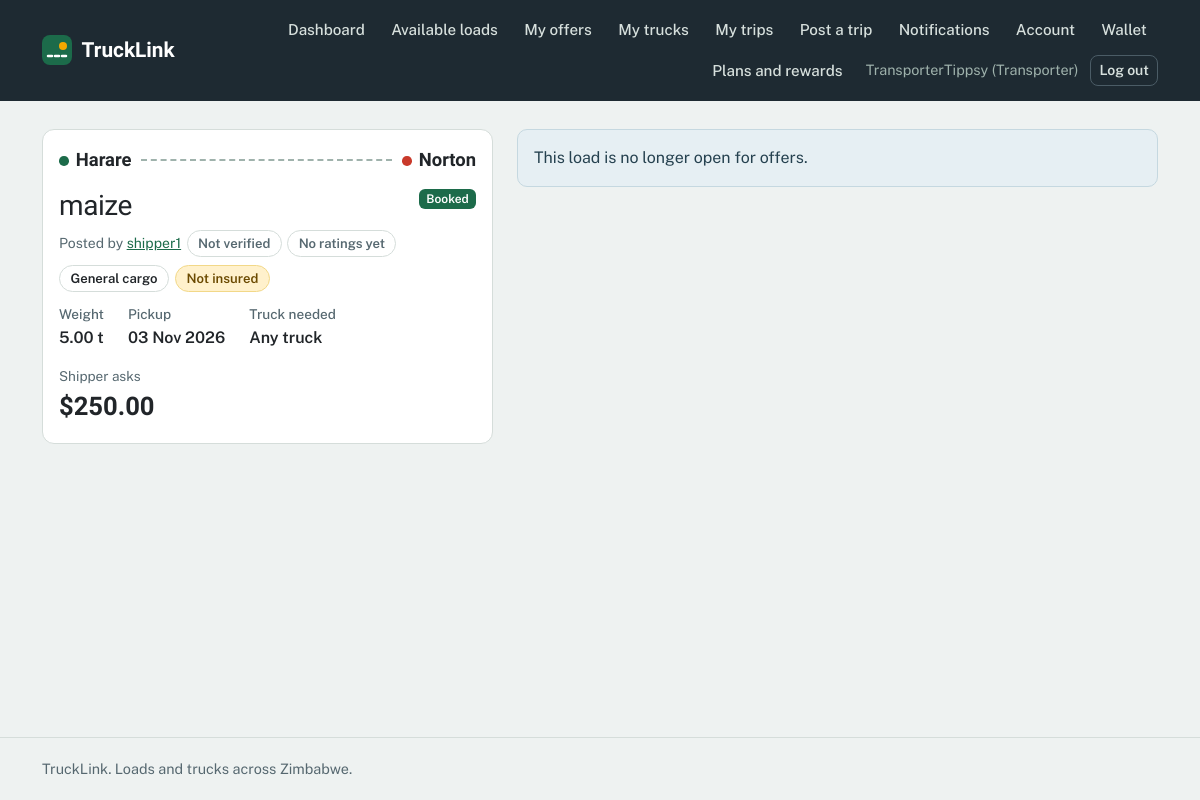
Page /loads/7/ (signed in) on the committed database.
### accounts/models.py (models this page shows, shortened)
class Profile(models.Model):
    ROLE_CHOICES = [
        ('shipper', 'Shipper (I have loads)'),
        ('transporter', 'Transporter (I have trucks)'),
    ]
    user = models.OneToOneField(settings.AUTH_USER_MODEL, on_delete=models.CASCADE)
    role = models.CharField(max_length=20, choices=ROLE_CHOICES)
    phone = models.CharField(max_length=20, blank=True)
    both_roles = models.BooleanField(default=False)
    @property
    def kyc_status(self):
        latest = self.user.kyc_submissions.first()
        return latest.status if latest else 'none'
    @property
    def is_verified(self):
        return self.kyc_status == 'approved'

### loads/models.py (models this page shows, shortened)
class Load(models.Model):
    STATUS_CHOICES = [
        ('open', 'Open'),
        ('booked', 'Booked'),
        ('delivered', 'Delivered'),
        ('expired', 'Expired'),
    ]
    CARGO_CHOICES = [
        ('general', 'General cargo'),
        ('bulk', 'Bulk'),
        ('perishable', 'Perishable'),
        ('fragile', 'Fragile'),
        ('hazardous', 'Hazardous'),
        ('livestock', 'Livestock'),
    ]
    URGENCY_CHOICES = [
        ('standard', 'Standard (1 to 3 days)'),
        ('urgent', 'Urgent (same day)'),
        ('scheduled', 'Scheduled (fixed date)'),
    ]
    TRUCK_NEEDED_CHOICES = [('any', 'Any truck')] + Truck.TYPE_CHOICES
    shipper = models.ForeignKey(settings.AUTH_USER_MODEL, on_delete=models.CASCADE,
                                related_name='loads', null=True, blank=True)
    title = models.CharField(max_length=100)
    pickup = models.CharField(max_length=100)
    destination = models.CharField(max_length=100)
    cargo_type = models.CharField(max_length=20, choices=CARGO_CHOICES, default='general')
    weight_tonnes = models.DecimalField(max_digits=6, decimal_places=2)
    truck_type_needed = models.CharField(max_length=20, choices=TRUCK_NEEDED_CHOICES, default='any')
    offered_price = models.DecimalField(max_digits=10, decimal_places=2)
    urgency = models.CharField(max_length=20, choices=URGENCY_CHOICES, default='standard')
    pickup_date = models.DateField(null=True, blank=True)
    description = models.TextField(blank=True, default='')
    insured = models.BooleanField(default=False)
    insurance_provider = models.CharField(max_length=100, blank=True, default='')
    coverage_amount = models.DecimalField(max_digits=12, decimal_places=2, null=True, blank=True)
    status = models.CharField(max_length=20, choices=STATUS_CHOICES, default='open')
    created_at = models.DateTimeField(auto_now_add=True)

### loads/views.py (the view, shortened to what this page needs)
# urls.py: path('<int:pk>/', views.load_detail, name='load_detail'),
@login_required
def load_detail(request, pk):
    run_housekeeping()
    load = get_object_or_404(Load, pk=pk)
    is_owner = load.shipper_id == request.user.id
    role = _role(request.user)
    my_offer = None
    form = None
    has_trucks = False
    needs_verification = False
    if role == 'transporter' and not is_owner:
        has_trucks = request.user.trucks.exists()
        my_offer = (load.offers.filter(transporter=request.user)
                    .exclude(status__in=['declined', 'withdrawn', 'expired']).first())
        needs_verification = _needs_verification(request.user)
    offers = []
    if is_owner:
        offers = (load.offers.select_related('transporter', 'truck')
                  .prefetch_related('events__actor').order_by('-created_at'))
    accepted_offer = (load.offers.filter(status='accepted')
                      .select_related('transporter', 'truck').first())
    my_role = None
    if accepted_offer:
        if is_owner:
            my_role = 'shipper'
        elif accepted_offer.transporter_id == request.user.id:
            my_role = 'transporter'
    is_party = my_role is not None
    fee_paid = bool(accepted_offer) and accepted_offer.fee_paid
    can_see_contacts = is_party and fee_paid
    open_dispute = bool(accepted_offer) and Dispute.objects.filter(
        offer=accepted_offer, status='open').exists()
    escrow_held = bool(accepted_offer) and Escrow.objects.filter(
        offer=accepted_offer, status='held').exists()
    escrow_required = getattr(settings, 'ESCROW_REQUIRED', False)
    my_paid = False
    my_fee = None
    pending_payment = None
    payment_form = None
    deadline = None
    can_deliver = (is_owner and load.status == 'booked' and fee_paid and not open_dispute
                   and (escrow_held or not escrow_required))
    return render(request, 'loads/load_detail.html', {
        'load': load,
        'form': form,
        'has_trucks': has_trucks,
        'needs_verification': needs_verification,
        'is_owner': is_owner,
        'role': role,
        'offers': offers,
        'my_offer': my_offer,
        'accepted_offer': accepted_offer,
        'is_party': is_party,
        'can_see_contacts': can_see_contacts,
        'my_paid': my_paid,
        'my_fee': my_fee,
        'pending_payment': pending_payment,
        'payment_form': payment_form,
        'deadline': deadline,
        'can_deliver': can_deliver,
    })

### loads/templates/loads/load_detail.html (shortened to what this page needs)
{% extends 'base.html' %}
{% load trust_tags wallet_tags reach_tags tracking_tags %}
{% block content %}
<div class="row g-4 mt-1">
  <div class="col-12 col-lg-5">
    <div class="card">
      <div class="card-body">
        <div class="route"><span class="town">{{ load.pickup }}</span><span class="line"></span><span class="town">{{ load.destination }}</span></div>
        <div class="d-flex justify-content-between align-items-start gap-2">
          <h1 class="h3" style="margin-top:0;">{{ load.title }}</h1>
          <span class="badge bg-success">{{ load.get_status_display }}</span>
        </div>
        {% if load.shipper %}<p class="mb-2 small muted">Posted by {% trust_chip load.shipper %}</p>{% endif %}
        <div class="chips mt-2">
          <span class="chip">{{ load.get_cargo_type_display }}</span>
          {% if load.insured %}
            <span class="chip chip-ok">Insured{% if load.insurance_provider %} by {{ load.insurance_provider }}{% endif %}</span>
          {% else %}
            <span class="chip chip-warn">Not insured</span>
          {% endif %}
        </div>
        <dl class="facts">
          <div><dt>Weight</dt><dd>{{ load.weight_tonnes }} t</dd></div>
          <div><dt>Pickup</dt><dd>{{ load.pickup_date|date:"d M Y"|default:"Date not set" }}</dd></div>
          <div><dt>Truck needed</dt><dd>{{ load.get_truck_type_needed_display }}</dd></div>
        </dl>
        <div class="price"><span class="price-label">Shipper asks</span><strong>${{ load.offered_price }}</strong></div>
      </div>
    </div>
  </div>
  <div class="col-12 col-lg-7">
    {% if role == 'transporter' and not is_owner %}
      {% if my_offer and my_offer.status != 'accepted' %}
      <div class="card mb-3">
        <div class="card-body">
          <div class="d-flex justify-content-between align-items-start">
            <h2 class="h5">Your offer: ${{ my_offer.price }}</h2>
            <span class="badge bg-secondary">{{ my_offer.get_status_display }}</span>
          </div>
          <ul class="timeline">
            {% for e in my_offer.events.all %}
            <li>{{ e.get_kind_display }}{% if e.price %} at ${{ e.price }}{% endif %} by {{ e.actor.username|default:"TruckLink" }}, {{ e.created_at|timesince }} ago</li>
            {% endfor %}
          </ul>
          {% if my_offer.status == 'countered' and load.status == 'open' %}
          <p class="mb-2"><strong>The shipper countered at ${{ my_offer.price }}.</strong> Your move.</p>
          <div class="d-flex flex-wrap gap-2 align-items-end">
            <form method="post" action="{% url 'offer_action' my_offer.pk 'accept' %}">
              {% csrf_token %}<button class="btn btn-success">Accept ${{ my_offer.price }}</button>
            </form>
            <form method="post" action="{% url 'offer_action' my_offer.pk 'counter' %}" class="d-flex gap-2 align-items-end">
              {% csrf_token %}
              <div>
                <label class="small" for="counter-mine">Counter price (USD)</label>
                <input id="counter-mine" type="number" name="price" min="1" step="0.01" required>
              </div>
              <button class="btn btn-outline-primary">Counter</button>
            </form>
          </div>
          {% else %}
          <p class="muted mb-2">Waiting for the shipper to respond.</p>
          {% endif %}
          {% if load.status == 'open' %}
          <form method="post" action="{% url 'offer_action' my_offer.pk 'withdraw' %}" class="mt-2">
            {% csrf_token %}<button class="btn btn-sm btn-outline-danger">Withdraw offer</button>
          </form>
          {% endif %}
        </div>
      </div>
      {% elif not my_offer %}
        <div class="alert alert-info">This load is no longer open for offers.</div>
      {% endif %}
    {% endif %}
  </div>
</div>
{% endblock %}

### accounts/templates/base.html (shortened to what this page needs)
{% load notify_tags static %}
<!DOCTYPE html>
<html lang="en">
<head>
  <link href="https://cdn.jsdelivr.net/npm/bootstrap@5.3.3/dist/css/bootstrap.min.css" rel="stylesheet">
</head>
<body>
  {% unread_count user as unread %}
  <header class="topbar">
    <div class="container topbar-inner">
      <a href="{% url 'home' %}" class="brand">
        <svg width="30" height="30" viewBox="0 0 30 30" aria-hidden="true"><rect width="30" height="30" rx="8" fill="#1C6B4A"/><path d="M6 21 L24 21" stroke="#fff" stroke-width="2.5" stroke-dasharray="4 3" stroke-linecap="round"/><circle cx="21" cy="11" r="4" fill="#F5A800"/></svg>
        <span>TruckLink</span>
      </a>
      <nav class="navlinks" aria-label="Main">
        {% if user.is_authenticated %}
          <a class="navlink" href="{% url 'dashboard' %}">Dashboard</a>
          {% if user.profile.role == 'shipper' %}
            <a class="navlink" href="{% url 'truck_list' %}">Available trucks</a>
            <a class="navlink" href="{% url 'post_load' %}">Post a load</a>
            <a class="navlink" href="{% url 'my_loads' %}">My loads</a>
            <a class="navlink" href="{% url 'space_list' %}">Truck space</a>
          {% elif user.profile.role == 'transporter' %}
            <a class="navlink" href="{% url 'load_list' %}">Available loads</a>
            <a class="navlink" href="{% url 'my_offers' %}">My offers</a>
            <a class="navlink" href="{% url 'my_trucks' %}">My trucks</a>
            <a class="navlink" href="{% url 'my_trips' %}">My trips</a>
            <a class="navlink" href="{% url 'trip_new' %}">Post a trip</a>
          {% else %}
            <a class="navlink" href="{% url 'load_list' %}">Loads</a>
            <a class="navlink" href="{% url 'truck_list' %}">Trucks</a>
          {% endif %}
          <a class="navlink" href="{% url 'notifications' %}">Notifications{% if unread %}<span class="count">{{ unread }}</span>{% endif %}</a>
          <a class="navlink" href="{% url 'account' %}">Account</a>
                    <a class="navlink" href="{% url 'wallet_home' %}">Wallet</a>
                              <a class="navlink" href="{% url 'growth_hub' %}">Plans and rewards</a>
          <span class="userchip">{{ user.username }}{% if user.profile %} ({{ user.profile.role|title }}){% endif %}</span>
          <form method="post" action="{% url 'logout' %}" class="d-inline">
            <button type="submit" class="btn btn-sm btn-nav">Log out</button>
          </form>
        {% else %}
          <a class="navlink" href="{% url 'login' %}">Log in</a>
          <a class="btn btn-sm btn-warning" href="{% url 'register' %}">Register</a>
        {% endif %}
      </nav>
    </div>
  </header>
  <main id="main">
    <div class="container">
      {% block content %}{% endblock %}
    </div>
  </main>
  <footer class="footer">
    <div class="container">TruckLink. Loads and trucks across Zimbabwe.</div>
  </footer>
</body>
</html>

### accounts/templates/accounts/_trust_chip.html
<span style="display:inline-flex;flex-wrap:wrap;gap:.35rem;align-items:center;">
  <a href="{% url 'public_profile' person.username %}">{{ person.username }}</a>
  {% if verified %}<span class="chip chip-ok">Verified</span>{% else %}<span class="chip">Not verified</span>{% endif %}
  {% if count %}<span class="chip">{{ avg }} out of 5 ({{ count }})</span>{% else %}<span class="chip">No ratings yet</span>{% endif %}
</span>

### rows in the picture
Load: pickup "Harare", destination "Norton", title "maize", status "Booked", cargo_type "General cargo", weight_tonnes "5.00", pickup_date "03 Nov 2026", truck_type_needed "Any truck", offered_price "250.00"

### other values in the picture
{{ user.username }} "TransporterTippsy"
{{ user.profile.role|title }} "Transporter"
{{ person.username }} "shipper1"
